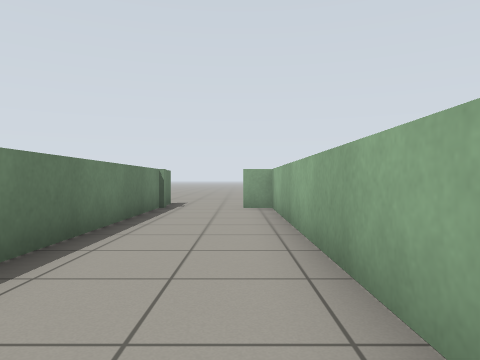
[1] (above)

22 first-person views from a walk through a robot-simulator world made for Gazebo. The camera is 0.72 m above the floor, looks level and sees 70° across. The floor is counted in squares, 1 m on a side. Each view is taken from the middle of a square. On the plan, view 1 faces up. The plan holds only what a view shows up to about 11 squares ahead; the rest is blank. The place goes on beyond the plan.

[2]
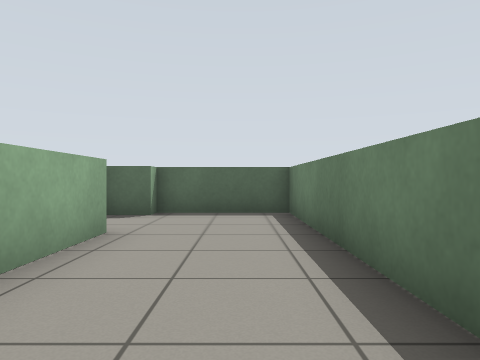

[3]
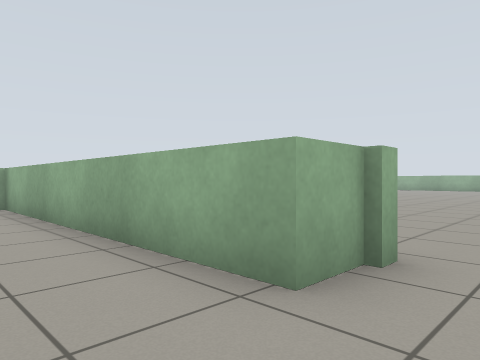

[4]
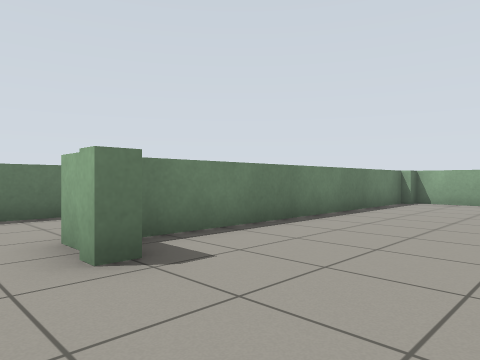

[5]
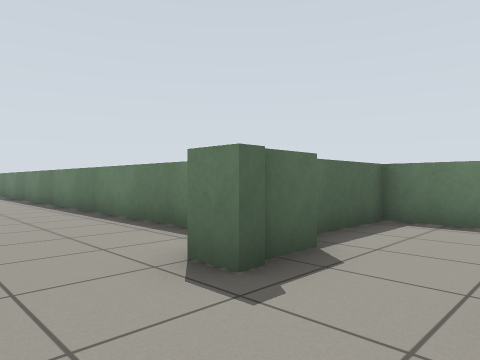

[6]
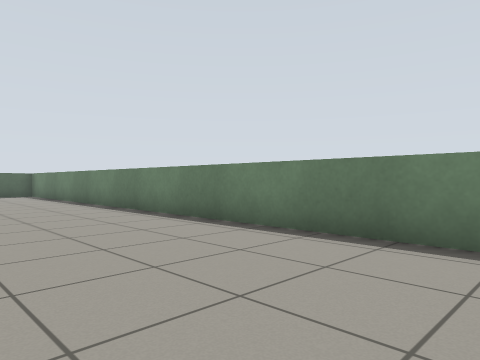

[7]
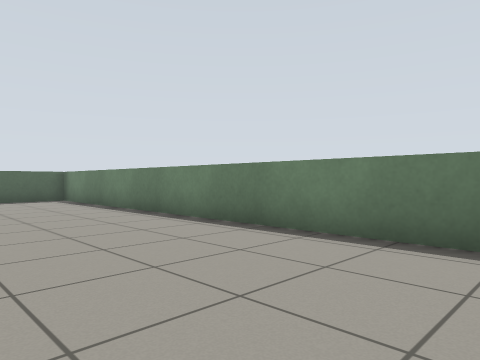

[8]
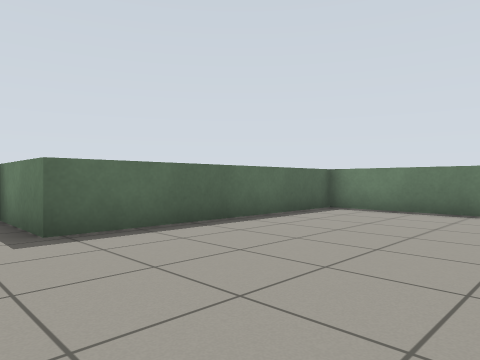

[9]
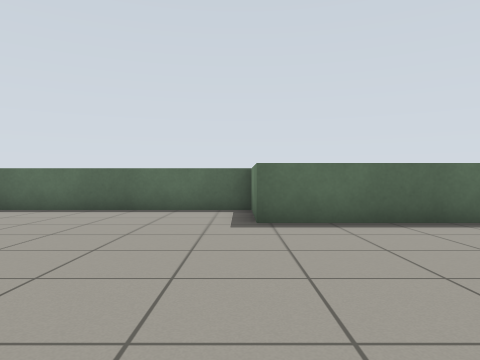

[10]
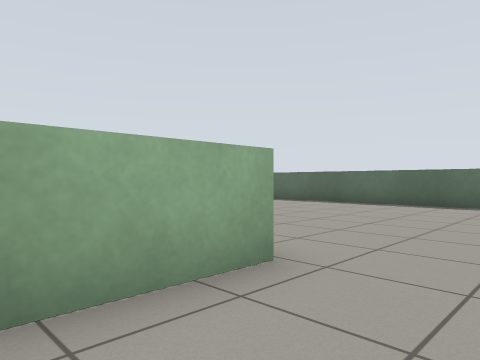

[11]
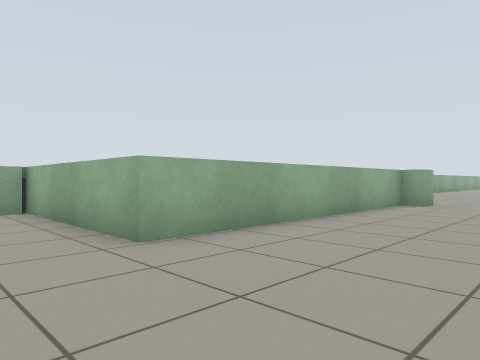

[12]
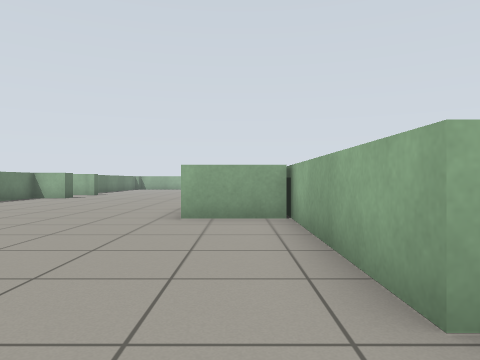

[13]
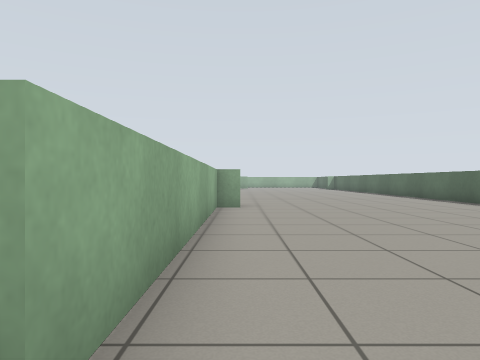

[14]
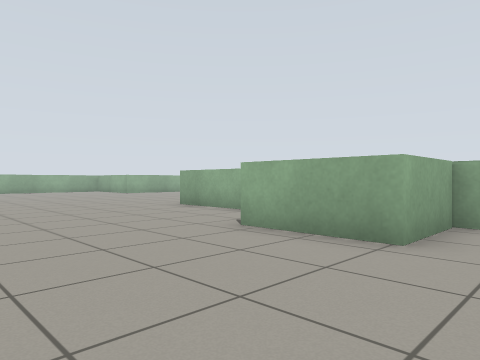

[15]
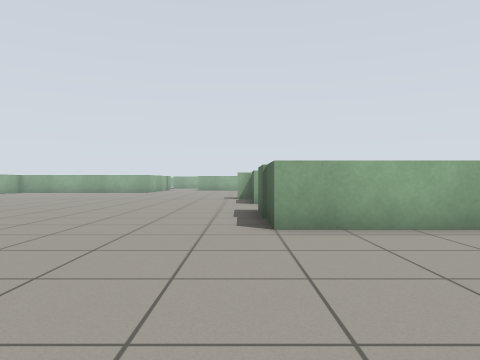

[16]
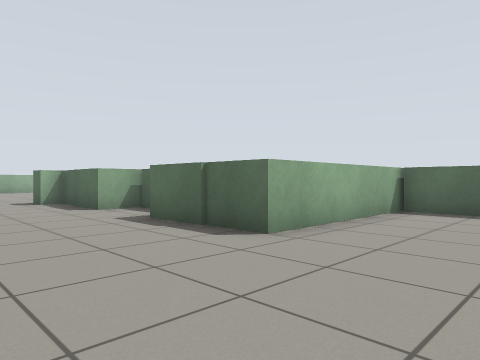

[17]
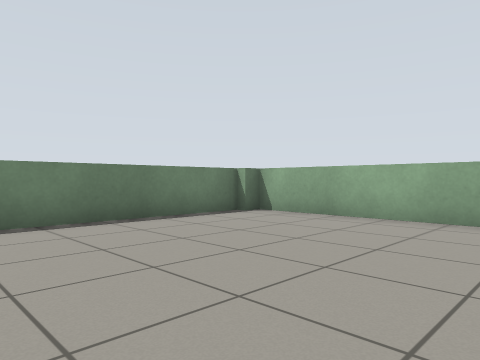

[18]
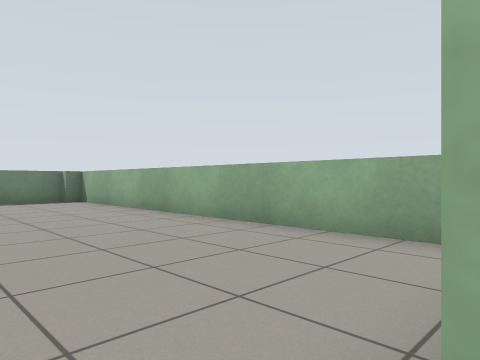

[19]
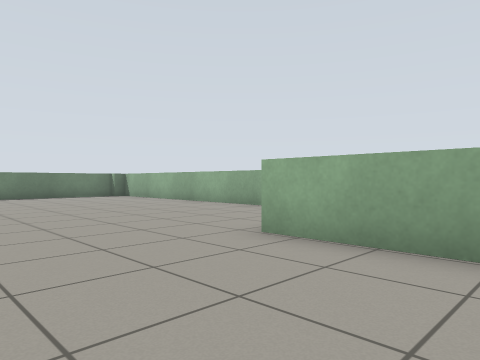

[20]
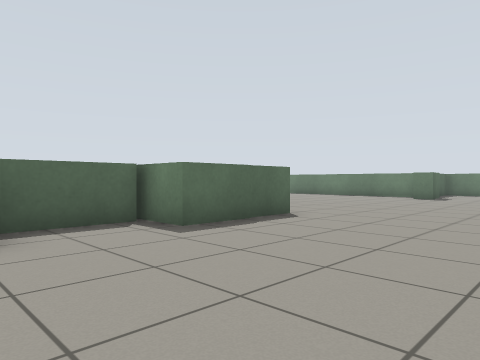

[21]
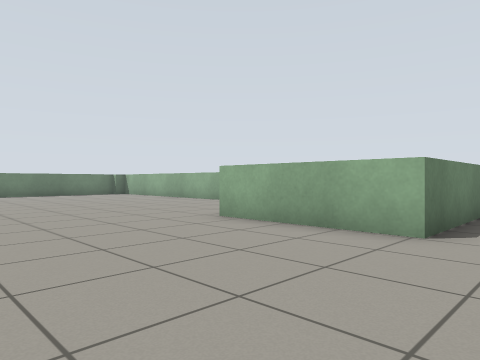

[22]
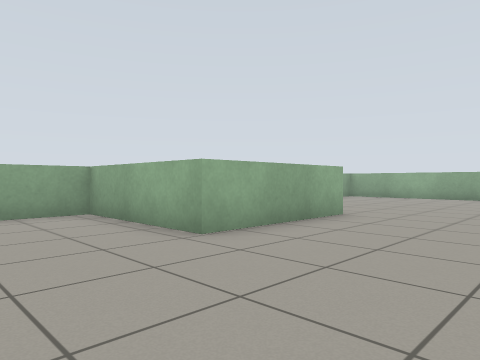

### Floor plan
Key: @ floor where view 1 was taken; # wall or solid block; . floor; = window, fence, low wall or low ledge.
Columns run from 2 left of view 1 to 19 right of it. Each row starts with its distance up from view 1.
 11 ...
 10 =..============#  #=
  9 =.==...........#  #.
  8 =..=...........#  #.
  7 =..=...........####...
  6 =..=..................
  5 =..=..................
  4 =..=.................
  3 =..=...    ..........
  2 =..=.................
  1 =..==..............
  0 =.@.=..............
 -1 =.....................
 -2 =====...............=.
 -3    =........=##=..###
 -4    =........=######
 -5    =........=
 -6    =........=
 -7    =......==#
 -8    =......###
 -9    =......###
-10    =........#
-11    =........=
-12    =... ....=
-13    =...  ...=#
-14    =...  ...=########
-15    =... ............=.
-16    =..................
-17    =..................
-18    =..................
-19    =..................
-20    #######....... ....
-21          #.......  ...
-22          #=======    =

Positions as (right, up) in squares from view 1, and headings:
1: (0, 0), facing up
2: (-1, 5), facing down
3: (-1, -1), facing up-right
4: (5, -1), facing up-left
5: (4, 0), facing down-left
6: (5, -3), facing down-left
7: (5, -7), facing down-left
8: (9, -15), facing down-left
9: (8, -14), facing down
10: (8, -12), facing down-right
11: (8, -18), facing up-right
12: (9, -16), facing up
13: (9, -15), facing right
14: (4, -11), facing up-right
15: (5, -2), facing right
16: (7, 1), facing down-right
17: (7, 4), facing up-left
18: (13, 6), facing up-left
19: (16, 3), facing up-left
20: (16, 2), facing down-left
21: (18, 2), facing up-left
22: (10, 3), facing up-right
